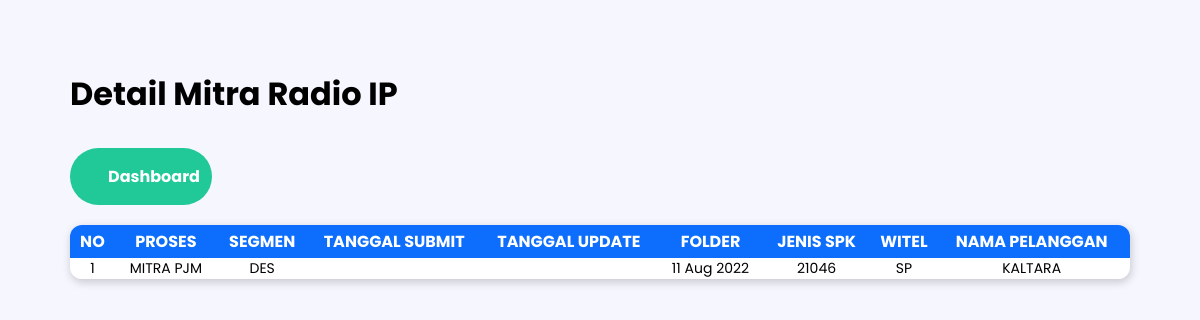
The page /detailRankMitraPJM.php?mitra=Radio IP (signed in) on the database its author committed.
### tables this page shows
CREATE TABLE `report_obl` (
  `id` int(50) DEFAULT NULL,
  `proses` varchar(500) DEFAULT NULL,
  `segmen` varchar(500) DEFAULT NULL,
  `tanggal_update` varchar(500) DEFAULT NULL,
  `folder` varchar(500) DEFAULT NULL,
  `jenis_spk` varchar(500) DEFAULT NULL,
  `witel` varchar(500) DEFAULT NULL,
  `nama_pelanggan` varchar(500) DEFAULT NULL,
  `layanan` varchar(500) DEFAULT NULL,
  `nama_vendor` varchar(500) DEFAULT NULL,
  `jangka_waktu` varchar(500) DEFAULT NULL,
  `nilai_kb` int(50) DEFAULT NULL,
  `no_KFS_SPK` bigint(200) DEFAULT NULL,
  `no_KL_WO_SuratPesanan` varchar(500) DEFAULT NULL,
  `pic` varchar(500) DEFAULT NULL,
  `status` varchar(500) DEFAULT NULL,
  `statusSM` varchar(500) DEFAULT NULL,
  `keterangan` varchar(500) DEFAULT NULL,
  `updated_by` longtext DEFAULT NULL
);

### config/functions.php (called while the page is built, shortened)
<?php
require 'connection.php';
function query($query)
{
    global $conn;
    $result = mysqli_query($conn, $query);
    $rows = [];
    while ($row = mysqli_fetch_assoc($result)) {
        $rows[] = $row;
    }
    return $rows;
}

### detailRankMitraPJM.php (the view, shortened to what this page needs)
<?php
require 'config/functions.php';
$mitra = $_GET["mitra"];
$query = query("SELECT * FROM report_obl WHERE UPPER(proses) = 'MITRA PJM' AND
                UPPER(nama_vendor) LIKE '%$mitra%'");
?>
<!DOCTYPE html>
<html lang="en">
<head>
    <link rel="stylesheet" href="css/styleDetailAksi.css">
</head>
<body>
    <div class="container">
        <h1>Detail Mitra <?= $mitra; ?></h1>
        <div class="header">
            <div class="_2">
                <a href="index.php"><button style="background-color: #20C997;"><img src="img/home.png" alt="">Dashboard</button></a>
            </div>
        </div>
        <div class="content" id="content-table">
            <table>
                <tr>
                    <th>NO</th>
                    <th>PROSES</th>
                    <th>SEGMEN</th>
                    <th>TANGGAL SUBMIT</th>
                    <th>TANGGAL UPDATE</th>
                    <th>FOLDER</th>
                    <th>JENIS SPK</th>
                    <th>WITEL</th>
                    <th>NAMA PELANGGAN</th>
                    <th>LAYANAN</th>
                </tr>
                <?php $i = 1; ?>
                <?php foreach ($query as $row) : ?>
                    <tr>
                        <td class="no"><?= $i; ?></td>
                        <td><?= $row["proses"]; ?></td>
                        <td><?= $row["segmen"]; ?></td>
                        <td><?= $row["tanggal_submit"]; ?></td>
                        <td><?= $row["tanggal_update"]; ?></td>
                        <td><?= $row["folder"]; ?></td>
                        <td><?= $row["jenis_spk"]; ?></td>
                        <td><?= $row["witel"]; ?></td>
                        <td><?= $row["nama_pelanggan"]; ?></td>
                        <td><?= $row["layanan"]; ?></td>
                        <?php $i++; ?>
                    </tr>
                <?php endforeach; ?>
            </table>
        </div>
    </div>
</body>
</html>

### css/styleDetailAksi.css (style rules this page uses)
* { padding: 0; margin: 0; -webkit-box-sizing: border-box; box-sizing: border-box; font-family: 'Poppins', sans-serif; }
body, html { background-color: #f6f6ff; }
a { color: white; text-decoration: none; }
button { all: unset; -webkit-transition: all 0.2s; transition: all 0.2s; color: white; font-size: 16px; font-weight: 700; border-radius: 30px; padding: 16px 12px; display: -webkit-box; display: -ms-flexbox; display: flex; -webkit-box-pack: center; -ms-flex-pack: center; justify-content: center; -webkit-box-align: center; -ms-flex-align: center; align-items: center; cursor: pointer; }
::placeholder { color: #6c757d; }
.container { margin: 70px; }
.container .header { display: -webkit-box; display: -ms-flexbox; display: flex; -webkit-box-pack: justify; -ms-flex-pack: justify; justify-content: space-between; -webkit-box-align: center; -ms-flex-align: center; align-items: center; margin-top: 30px; }
.container .header ._2 { display: -webkit-box; display: -ms-flexbox; display: flex; }
.container .content { margin-top: 20px; overflow: auto; -webkit-box-shadow: 1px 3px 10px 0px rgba(0, 0, 0, 0.2); box-shadow: 1px 3px 10px 0px rgba(0, 0, 0, 0.2); border-radius: 12px; background-color: white; width: 100%; max-height: 500px; }
.container .content table { border-collapse: collapse; text-align: center; width: 285%; table-layout: auto; }
.container .content table th { background-color: #0d6efd; color: white; font-weight: 700; font-size: 16px; white-space: wrap; padding: 4px 8px; position: -webkit-sticky; position: sticky; top: 0; }
.container .content table td { font-size: 14px; color: black; overflow: hidden; white-space: nowrap; text-overflow: ellipsis; padding: 0 10px; max-width: 200px; }
.container .content table tr:nth-child(odd) { background-color: #f3f3f3; }
.container .content table tr:nth-child(even) { background-color: #ffffff; }

### rows shown on the page
report_obl: proses "MITRA PJM", segmen "DES", folder "11 Aug 2022", jenis_spk "21046", witel "SP", nama_pelanggan "KALTARA"

### other values the page prints
$mitra "Radio IP"
